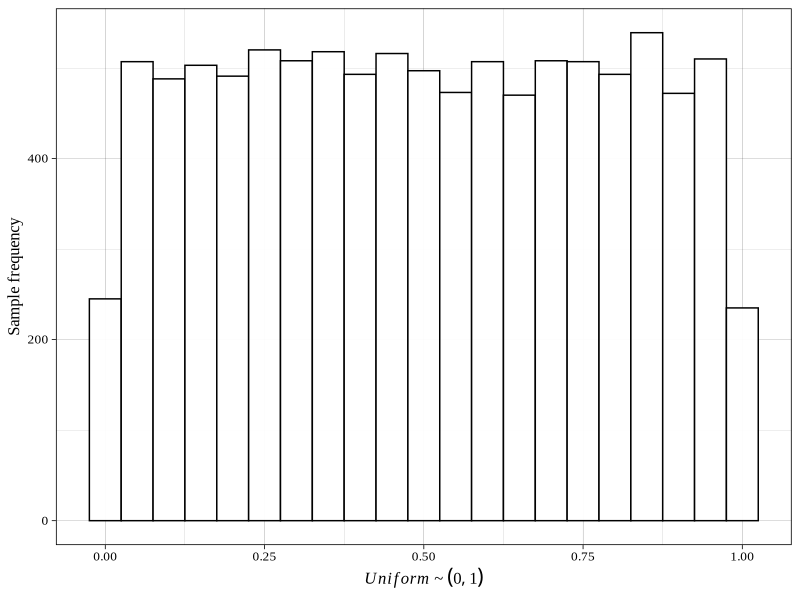
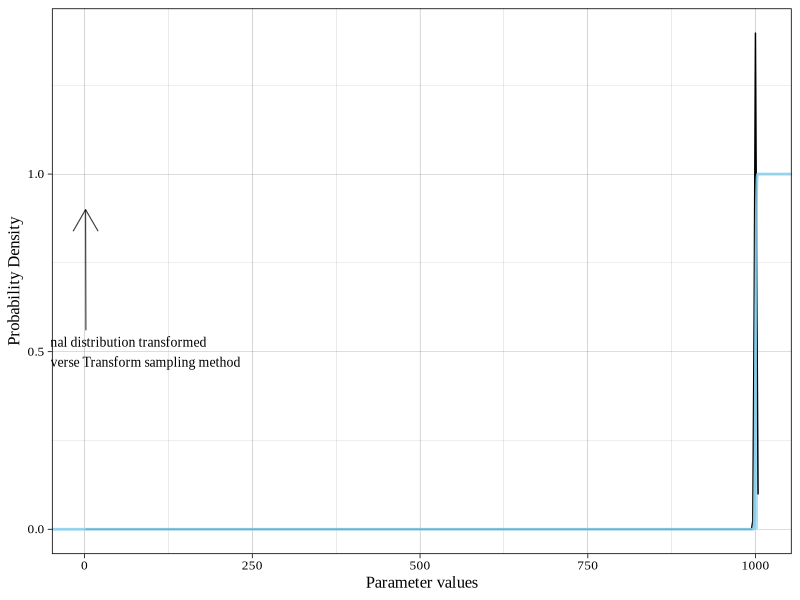
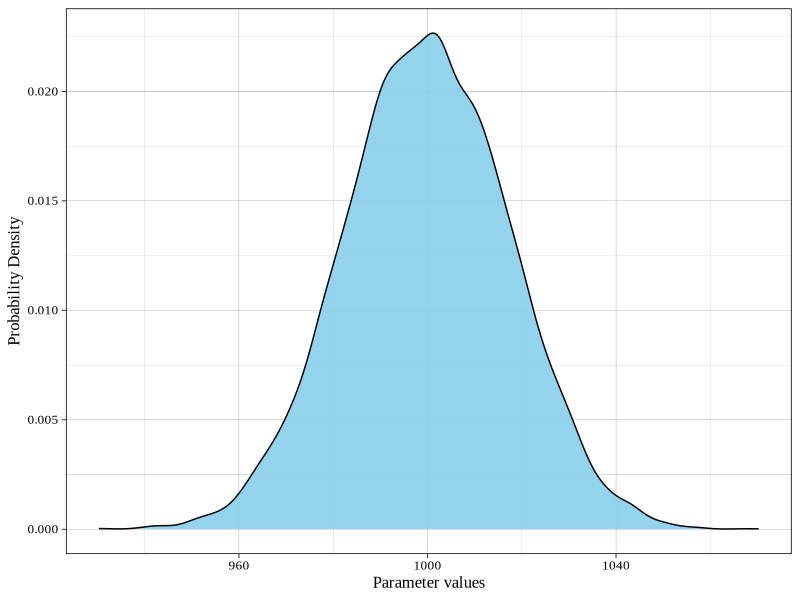
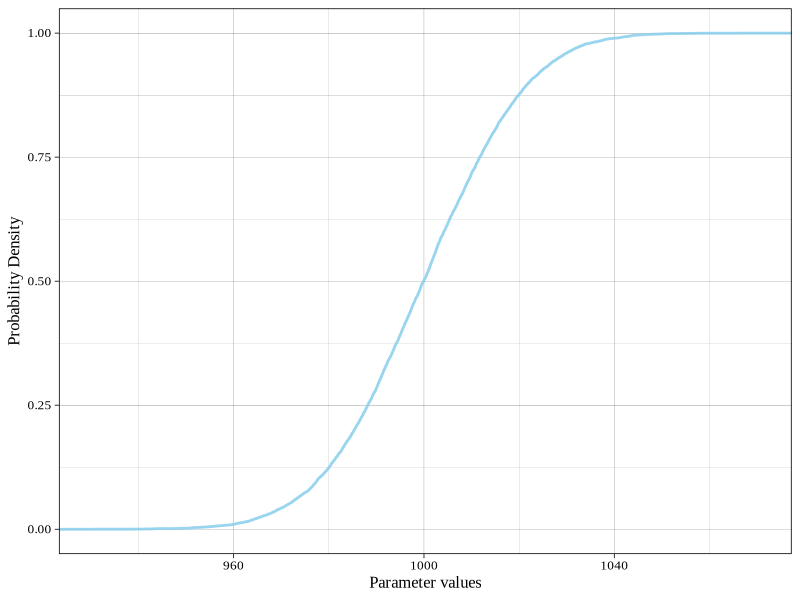

R code for these plots, in order:
## ---- chunk 1
knitr::opts_chunk$set(echo = FALSE)
library(tidyverse)
set.seed(1000)
## ---- chunk 2
x <- runif(n = 10000)
## ---- chunk 3
ggplot() + 
 geom_histogram(aes(x), binwidth = 0.05, colour = "black", fill = "white", alpha = 0.95) + 
 ylab(label = "Sample frequency") +
 xlab(label = expression(paste(italic(Uniform), " ~ " (0, 1)))) +
 theme_linedraw(base_family = "Times New Roman", base_size = 12)
## ---- chunk 4
inv_cdf_norm <- qnorm(p = x, mean = 1000, sd = 1)
## ---- chunk 5
ggplot() + 
 geom_density(aes(x = inv_cdf_norm), fill = "skyblue", alpha = 0.65) +
 stat_ecdf(aes(inv_cdf_norm), colour = "skyblue", alpha = 0.85, lwd = 0.95) + 
 annotate("segment", x = 2, xend = 1.5, y = 0.56, yend = 0.9, colour = "black", 
          size = .4, alpha = 0.75, arrow = arrow()) +
 annotate("text", x = 2, y = .5, label = "CDF of the normal distribution transformed \n obtained using the Inverse Transform sampling method",
          size = 3.5, family = "Times New Roman") +
 ylab(label = "Probability Density") +
 xlab(label = "Parameter values") +
 theme_linedraw(base_family = "Times New Roman", base_size = 12)
## ---- chunk 6
x_costs <- runif(n = 10000)
x_effects <- runif(n = 10000)
## ---- chunk 7
boxMuller_norm <- sqrt(-2 * log(x_costs)) * cos(2 * pi * x_effects) * sqrt(300) + 1000
## ---- chunk 8
# Box-Muller plot:
ggplot() + 
 geom_density(aes(x = boxMuller_norm), fill = "skyblue", alpha = 0.9) +
 # stat_ecdf(aes(boxMuller_norm), colour = "skyblue", alpha = 0.85, lwd = 0.95) +
 # annotate("segment", x = 2, xend = 1.5, y = 0.56, yend = 0.9, colour = "black", 
 #         size = .4, alpha = 0.75, arrow = arrow()) +
 # annotate("text", x = 2, y = .5, label = "CDF of the normal distribution transformed \n obtained using the Box-Muller method",
#          size = 3.5, family = "Times New Roman") +
 ylab(label = "Probability Density") +
 xlab(label = "Parameter values") +
 theme_linedraw(base_family = "Times New Roman", base_size = 12)

# Box-Muller cdf plot:
ggplot() + 
 stat_ecdf(aes(boxMuller_norm), colour = "skyblue", alpha = 0.85, lwd = 0.95) +
#  annotate("segment", x = 2, xend = 1.5, y = 0.56, yend = 0.9, colour = "black",
#           size = .4, alpha = 0.75, arrow = arrow()) +
#  annotate("text", x = 2, y = .5, label = "CDF of the normal distribution transformed \n
#           obtained using the Box-Muller method",
#          size = 3.5, family = "Times New Roman") +
 ylab(label = "Probability Density") +
 xlab(label = "Parameter values") +
 theme_linedraw(base_family = "Times New Roman", base_size = 12)
